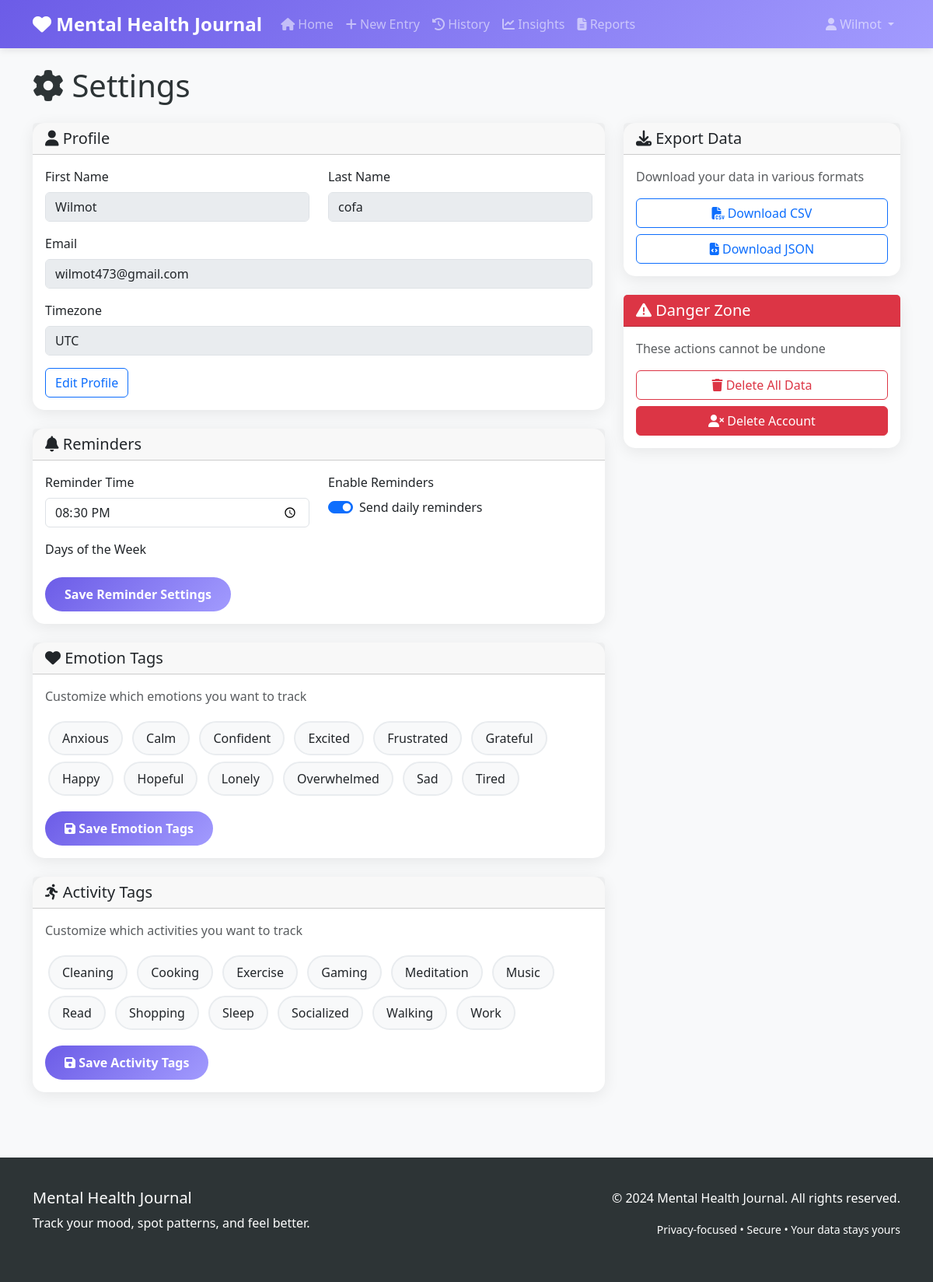
Page /accounts/settings/ (signed in) on the committed database.
### accounts/models.py (models this page shows, shortened)
class User(AbstractUser):
    email = models.EmailField(unique=True)
    timezone = models.CharField(max_length=50, default='UTC')
    is_verified = models.BooleanField(default=False)
    created_at = models.DateTimeField(auto_now_add=True)
    updated_at = models.DateTimeField(auto_now=True)
    username = models.CharField(max_length=150, blank=True, null=True)
    USERNAME_FIELD = 'email'
    REQUIRED_FIELDS = ['first_name', 'last_name']
    objects = UserManager()

class UserSettings(models.Model):
    user = models.OneToOneField(User, on_delete=models.CASCADE, related_name='settings')
    reminder_time = models.TimeField(default='20:30')
    reminder_enabled = models.BooleanField(default=True)
    reminder_days = models.JSONField(default=list)  # List of weekdays [0-6]
    theme = models.CharField(max_length=10, choices=[('light', 'Light'), ('dark', 'Dark')], default='light')
    pin_enabled = models.BooleanField(default=False)
    pin_code = models.CharField(max_length=6, blank=True, null=True)
    share_links_enabled = models.BooleanField(default=True)
    share_link_duration_days = models.IntegerField(default=7)
    is_pro = models.BooleanField(default=False)
    pro_expires_at = models.DateTimeField(null=True, blank=True)
    created_at = models.DateTimeField(auto_now_add=True)
    updated_at = models.DateTimeField(auto_now=True)

class EmotionTag(models.Model):
    name = models.CharField(max_length=50, unique=True)
    color = models.CharField(max_length=7, default='#6c757d')  # Hex color
    is_default = models.BooleanField(default=False)
    created_at = models.DateTimeField(auto_now_add=True)
    class Meta:
        ordering = ['name']

class ActivityTag(models.Model):
    name = models.CharField(max_length=50, unique=True)
    color = models.CharField(max_length=7, default='#6c757d')  # Hex color
    is_default = models.BooleanField(default=False)
    created_at = models.DateTimeField(auto_now_add=True)
    class Meta:
        ordering = ['name']

### accounts/views.py (the view)
# urls.py: path('settings/', views.SettingsView.as_view(), name='settings'),
class SettingsView(LoginRequiredMixin, TemplateView):
    template_name = 'accounts/settings.html'
    def get_context_data(self, **kwargs):
        context = super().get_context_data(**kwargs)
        user = self.request.user
        context['settings'] = user.settings
        context['emotion_tags'] = EmotionTag.objects.filter(is_default=True)
        context['activity_tags'] = ActivityTag.objects.filter(is_default=True)
        context['user_emotion_tags'] = user.emotion_tags.all()
        context['user_activity_tags'] = user.activity_tags.all()
        return context

### templates/accounts/settings.html (shortened to what this page needs)
{% extends 'base.html' %}
{% block content %}
<div class="row">
    <div class="col-12">
        <h1 class="mb-4">
            <i class="fas fa-cog"></i> Settings
        </h1>
    </div>
</div>
<div class="row">
    <div class="col-md-8">
        <div class="card mb-4">
            <div class="card-header">
                <h5 class="mb-0">
                    <i class="fas fa-user"></i> Profile
                </h5>
            </div>
            <div class="card-body">
                <form method="post">
                    <div class="row">
                        <div class="col-md-6 mb-3">
                            <label class="form-label">First Name</label>
                            <input type="text" class="form-control" value="{{ user.first_name }}" disabled>
                        </div>
                        <div class="col-md-6 mb-3">
                            <label class="form-label">Last Name</label>
                            <input type="text" class="form-control" value="{{ user.last_name }}" disabled>
                        </div>
                    </div>
                    <div class="mb-3">
                        <label class="form-label">Email</label>
                        <input type="email" class="form-control" value="{{ user.email }}" disabled>
                    </div>
                    <div class="mb-3">
                        <label class="form-label">Timezone</label>
                        <input type="text" class="form-control" value="{{ user.timezone }}" disabled>
                    </div>
                    <a href="#" class="btn btn-outline-primary">Edit Profile</a>
                </form>
            </div>
        </div>
        <div class="card mb-4">
            <div class="card-header">
                <h5 class="mb-0">
                    <i class="fas fa-bell"></i> Reminders
                </h5>
            </div>
            <div class="card-body">
                <form id="reminderForm">
                    <div class="row">
                        <div class="col-md-6 mb-3">
                            <label class="form-label">Reminder Time</label>
                            <input type="time"
                                   class="form-control"
                                   id="reminderTime"
                                   value="{{ settings.reminder_time|time:'H:i' }}">
                        </div>
                        <div class="col-md-6 mb-3">
                            <label class="form-label">Enable Reminders</label>
                            <div class="form-check form-switch">
                                <input class="form-check-input"
                                       type="checkbox"
                                       id="reminderEnabled"
                                       {% if settings.reminder_enabled %}checked{% endif %}>
                                <label class="form-check-label" for="reminderEnabled">
                                    Send daily reminders
                                </label>
                            </div>
                        </div>
                    </div>
                    <div class="mb-3">
                        <label class="form-label">Days of the Week</label>
                    </div>
                    <button type="submit" class="btn btn-primary">Save Reminder Settings</button>
                </form>
            </div>
        </div>
        <div class="card mb-4">
            <div class="card-header">
                <h5 class="mb-0">
                    <i class="fas fa-heart"></i> Emotion Tags
                </h5>
            </div>
            <div class="card-body">
                <p class="text-muted mb-3">Customize which emotions you want to track</p>
                <div class="emotion-chips">
                    {% for emotion in emotion_tags %}
                        <div class="emotion-chip {% if emotion in user_emotion_tags %}selected{% endif %}"
                             onclick="toggleEmotionChip(this)">
                            {{ emotion.name }}
                        </div>
                    {% endfor %}
                </div>
                <button type="button" class="btn btn-primary mt-3" onclick="saveEmotionTags()" id="saveEmotionBtn">
                    <i class="fas fa-save"></i> Save Emotion Tags
                </button>
            </div>
        </div>
        <div class="card mb-4">
            <div class="card-header">
                <h5 class="mb-0">
                    <i class="fas fa-running"></i> Activity Tags
                </h5>
            </div>
            <div class="card-body">
                <p class="text-muted mb-3">Customize which activities you want to track</p>
                <div class="emotion-chips">
                    {% for activity in activity_tags %}
                        <div class="emotion-chip {% if activity in user_activity_tags %}selected{% endif %}"
                             onclick="toggleEmotionChip(this)">
                            {{ activity.name }}
                        </div>
                    {% endfor %}
                </div>
                <button type="button" class="btn btn-primary mt-3" onclick="saveActivityTags()" id="saveActivityBtn">
                    <i class="fas fa-save"></i> Save Activity Tags
                </button>
            </div>
        </div>
    </div>
    <div class="col-md-4">
        <div class="card mb-4">
            <div class="card-header">
                <h5 class="mb-0">
                    <i class="fas fa-download"></i> Export Data
                </h5>
            </div>
            <div class="card-body">
                <p class="text-muted mb-3">Download your data in various formats</p>
                <div class="d-grid gap-2">
                    <a href="{% url 'accounts:export_data' %}?format=csv" class="btn btn-outline-primary">
                        <i class="fas fa-file-csv"></i> Download CSV
                    </a>
                    <a href="{% url 'accounts:export_data' %}?format=json" class="btn btn-outline-primary">
                        <i class="fas fa-file-code"></i> Download JSON
                    </a>
                </div>
            </div>
        </div>
        <div class="card border-danger">
            <div class="card-header bg-danger text-white">
                <h5 class="mb-0">
                    <i class="fas fa-exclamation-triangle"></i> Danger Zone
                </h5>
            </div>
            <div class="card-body">
                <p class="text-muted mb-3">These actions cannot be undone</p>
                <div class="d-grid gap-2">
                    <button type="button" class="btn btn-outline-danger" onclick="deleteAllData()">
                        <i class="fas fa-trash"></i> Delete All Data
                    </button>
                    <button type="button" class="btn btn-danger" onclick="deleteAccount()">
                        <i class="fas fa-user-times"></i> Delete Account
                    </button>
                </div>
            </div>
        </div>
    </div>
</div>
{% endblock %}

### templates/base.html (shortened to what this page needs)
<!DOCTYPE html>
<html lang="en">
<head>
    <link href="https://cdn.jsdelivr.net/npm/bootstrap@5.3.0/dist/css/bootstrap.min.css" rel="stylesheet">
    <link href="https://cdnjs.cloudflare.com/ajax/libs/font-awesome/6.4.0/css/all.min.css" rel="stylesheet">
</head>
<body>
    <nav class="navbar navbar-expand-lg navbar-dark">
        <div class="container">
            <a class="navbar-brand" href="{% if user.is_authenticated %}{% url 'journal:home' %}{% else %}{% url 'landing' %}{% endif %}">
                <i class="fas fa-heart"></i> Mental Health Journal
            </a>
            <div class="collapse navbar-collapse" id="navbarNav">
                <ul class="navbar-nav me-auto">
                    {% if user.is_authenticated %}
                        <li class="nav-item">
                            <a class="nav-link" href="{% url 'journal:home' %}">
                                <i class="fas fa-home"></i> Home
                            </a>
                        </li>
                        <li class="nav-item">
                            <a class="nav-link" href="{% url 'journal:new_entry' %}">
                                <i class="fas fa-plus"></i> New Entry
                            </a>
                        </li>
                        <li class="nav-item">
                            <a class="nav-link" href="{% url 'journal:history' %}">
                                <i class="fas fa-history"></i> History
                            </a>
                        </li>
                        <li class="nav-item">
                            <a class="nav-link" href="{% url 'insights:insights' %}">
                                <i class="fas fa-chart-line"></i> Insights
                            </a>
                        </li>
                        <li class="nav-item">
                            <a class="nav-link" href="{% url 'reports:reports' %}">
                                <i class="fas fa-file-alt"></i> Reports
                            </a>
                        </li>
                    {% endif %}
                </ul>
                <ul class="navbar-nav">
                    {% if user.is_authenticated %}
                        <li class="nav-item dropdown">
                            <a class="nav-link dropdown-toggle" href="#" id="navbarDropdown" role="button" data-bs-toggle="dropdown">
                                <i class="fas fa-user"></i> {{ user.first_name|default:user.email }}
                            </a>
                        </li>
                    {% endif %}
                </ul>
            </div>
        </div>
    </nav>
    <main class="container my-4">
        {% block content %}{% endblock %}
    </main>
    <footer class="footer">
        <div class="container">
            <div class="row">
                <div class="col-md-6">
                    <h5>Mental Health Journal</h5>
                    <p>Track your mood, spot patterns, and feel better.</p>
                </div>
                <div class="col-md-6 text-md-end">
                    <p>&copy; 2024 Mental Health Journal. All rights reserved.</p>
                    <p><small>Privacy-focused • Secure • Your data stays yours</small></p>
                </div>
            </div>
        </div>
    </footer>
</body>
</html>

### templates/base.html (style rules this page uses)
:root { --primary-color: #6c5ce7; --secondary-color: #a29bfe; --accent-color: #fd79a8; --success-color: #00b894; --warning-color: #fdcb6e; --danger-color: #e17055; --light-bg: #f8f9fa; --dark-bg: #2d3436; }
body { font-family: 'Segoe UI', Tahoma, Geneva, Verdana, sans-serif; background-color: var(--light-bg); color: #2d3436; }
.navbar { background: linear-gradient(135deg, var(--primary-color), var(--secondary-color)); box-shadow: 0 2px 10px rgba(0,0,0,0.1); }
.navbar-brand { font-weight: 700; font-size: 1.5rem; }
.card { border: none; border-radius: 15px; box-shadow: 0 4px 20px rgba(0,0,0,0.08); transition: transform 0.2s ease; }
.btn-primary { background: linear-gradient(135deg, var(--primary-color), var(--secondary-color)); border: none; border-radius: 25px; padding: 10px 25px; font-weight: 600; transition: all 0.3s ease; }
.emotion-chip { display: inline-block; padding: 8px 16px; margin: 4px; background: #f8f9fa; border: 2px solid #e9ecef; border-radius: 25px; cursor: pointer; transition: all 0.2s ease; user-select: none; }
.footer { background: var(--dark-bg); color: white; padding: 40px 0; margin-top: 60px; }

### templates/accounts/settings.html (style rules this page uses)
.emotion-chip { display: inline-block; padding: 8px 16px; margin: 4px; background: #f8f9fa; border: 2px solid #e9ecef; border-radius: 25px; cursor: pointer; transition: all 0.2s ease; user-select: none; }
.btn-primary { cursor: pointer; transition: all 0.2s ease; }

### rows in the picture
User: first_name "Wilmot", last_name "cofa", email "wilmot473@gmail.com", timezone "UTC"
UserSettings: reminder_time "20:30", reminder_enabled "☑"
EmotionTag: name "Anxious"
EmotionTag: name "Calm"
EmotionTag: name "Confident"
EmotionTag: name "Excited"
EmotionTag: name "Frustrated"
EmotionTag: name "Grateful"
EmotionTag: name "Happy"
EmotionTag: name "Hopeful"
EmotionTag: name "Lonely"
EmotionTag: name "Overwhelmed"
EmotionTag: name "Sad"
EmotionTag: name "Tired"
ActivityTag: name "Cleaning"
ActivityTag: name "Cooking"
ActivityTag: name "Exercise"
ActivityTag: name "Gaming"
ActivityTag: name "Meditation"
ActivityTag: name "Music"
ActivityTag: name "Read"
ActivityTag: name "Shopping"
ActivityTag: name "Sleep"
ActivityTag: name "Socialized"
ActivityTag: name "Walking"
ActivityTag: name "Work"
